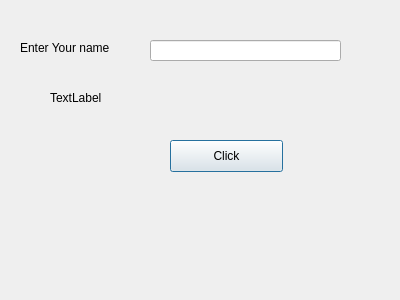
<?xml version="1.0" encoding="UTF-8"?>
<ui version="4.0">
 <class>Dialog</class>
 <widget class="QDialog" name="Dialog">
  <property name="geometry">
   <rect>
    <x>0</x>
    <y>0</y>
    <width>400</width>
    <height>300</height>
   </rect>
  </property>
  <property name="windowTitle">
   <string>Dialog</string>
  </property>
  <widget class="QLabel" name="labelResponse">
   <property name="geometry">
    <rect>
     <x>20</x>
     <y>40</y>
     <width>111</width>
     <height>16</height>
    </rect>
   </property>
   <property name="text">
    <string>Enter Your name</string>
   </property>
  </widget>
  <widget class="QLabel" name="label">
   <property name="geometry">
    <rect>
     <x>50</x>
     <y>90</y>
     <width>59</width>
     <height>16</height>
    </rect>
   </property>
   <property name="text">
    <string>TextLabel</string>
   </property>
  </widget>
  <widget class="QLineEdit" name="lineEditName">
   <property name="geometry">
    <rect>
     <x>150</x>
     <y>40</y>
     <width>191</width>
     <height>21</height>
    </rect>
   </property>
  </widget>
  <widget class="QPushButton" name="ButtonClickMe">
   <property name="geometry">
    <rect>
     <x>170</x>
     <y>140</y>
     <width>113</width>
     <height>32</height>
    </rect>
   </property>
   <property name="text">
    <string>Click</string>
   </property>
  </widget>
 </widget>
 <resources/>
 <connections/>
</ui>
